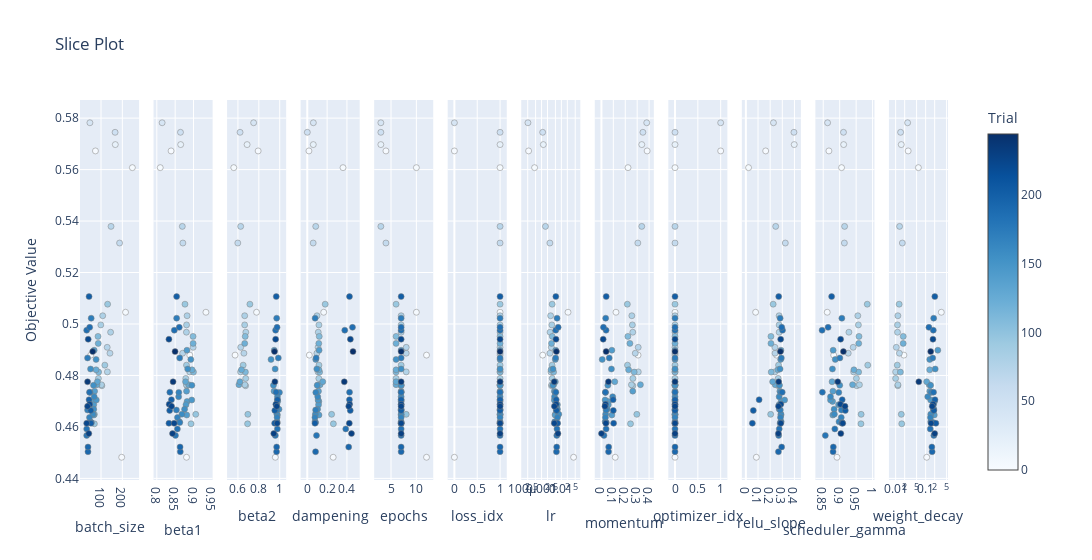

Source (notebook cell):
### Code cell
if is_multi_objective:
    fig = vis.plot_slice(study, target=lambda t: t.values[1], target_name='Accuracy')
else:
    fig = vis.plot_slice(study)
fig.show()
